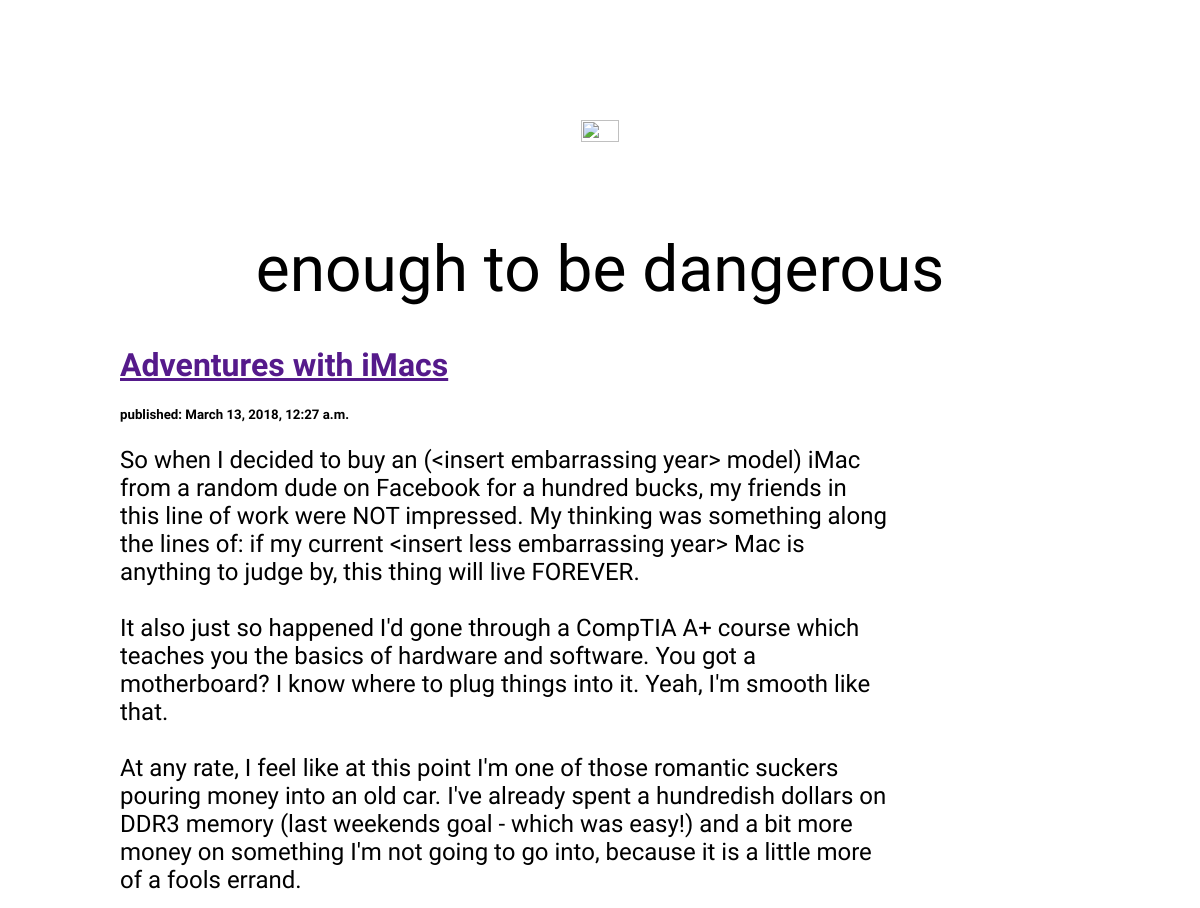
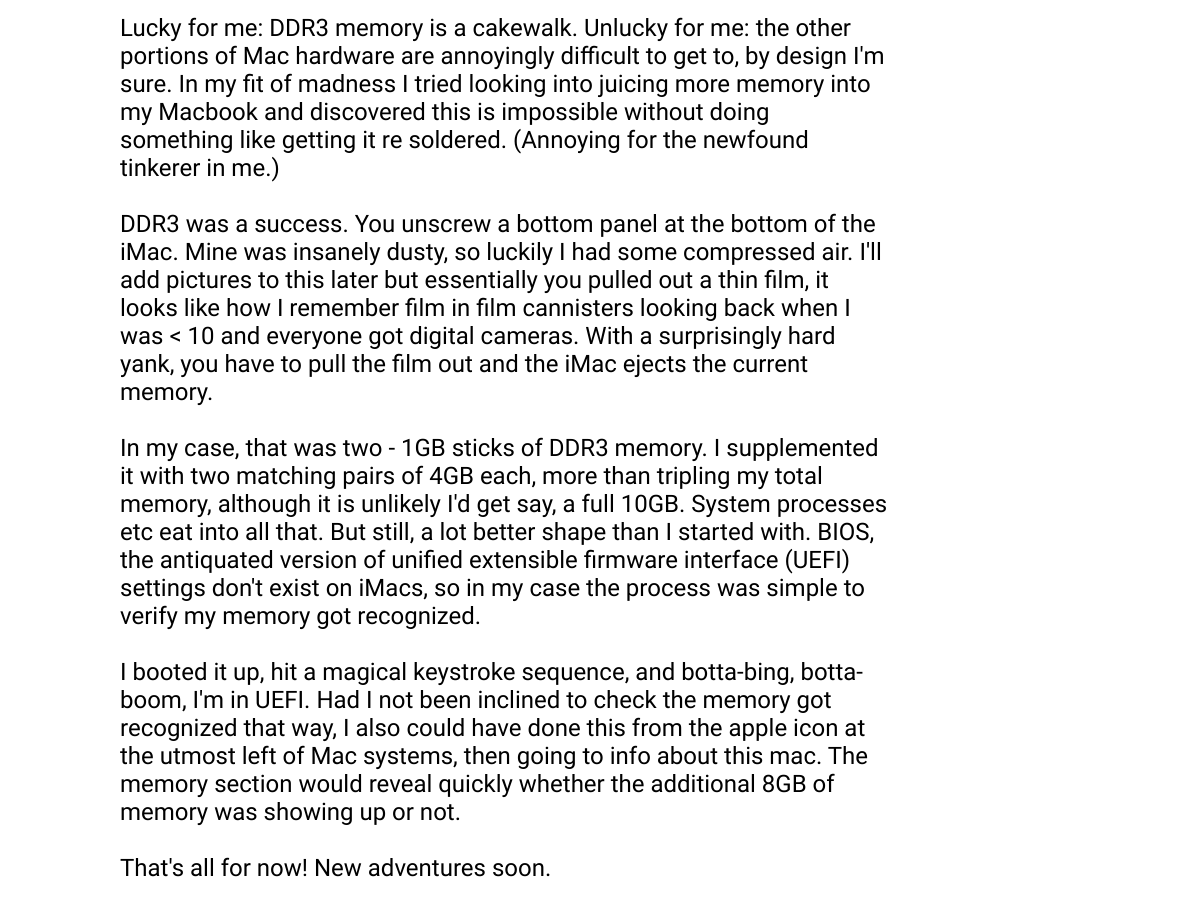
The page / on the database its author committed (2 pictures, top to bottom).
### blog/models.py (models this page shows, shortened)
class Post(models.Model):
    author= models.ForeignKey('auth.User',on_delete=models.CASCADE)
    title = models.CharField(max_length=500)
    text=models.TextField()
    created_date=models.DateTimeField(
        default=timezone.now
    )
    published_date = models.DateTimeField(
        blank=True,null=True
    )

### blog/views.py (the view)
# urls.py: url(r'^$', views.post_list, name='post_list'),
def post_list(request):
    posts = Post.objects.filter(published_date__lte=timezone.now()).order_by('-published_date')
    return render(request, 'blog/post_list.html',{'posts':posts})

### blog/templates/blog/post_list.html (shortened to what this page needs)
{% load staticfiles %}
<html>
<head>
  <link rel="stylesheet" href="{% static 'css/blog.css' %}">
</head>
<body>
  <div class="headline"><img src="https://i.imgur.com/ie7DlOS.png"/><br/>
    enough to be dangerous
  </div>
  <br/>
  <div class="content">
  {% for post in posts %}
   <div class="post">
    <h1><a href="">{{ post.title }}</a></h1>
    <h5> published: {{ post.published_date }}</h5>
    <p>{{ post.text|linebreaksbr }}</p>
  </div>
  {% endfor %}
</div>
</body>
</html>

### blog/static/css/blog.css (style rules this page uses)
body { margin:10%; align-content:center; max-width:90%; }
p,li,th,tr { font-family: 'Poiret One', cursive; font-size:1.5rem; overflow:scroll; }
h1,h2,h3,h4,h5,h6 { font-family: 'Cookie', cursive; }
.headline { text-align:center; font-size:4rem; font-family: 'Poiret One', cursive; }
.headline img { height:20%; }
.post { max-width: 80%; }

### rows shown on the page
Post: title "Adventures with iMacs", published_date "March 13, 2018, 12:27 a.m.", text "So when I decided to buy an (<insert embarrassing year> model) iMac from a random dude on Facebook for a hundred bucks, my friends in this line of work were NOT impressed. My thinking was something along the lines of: if my current <insert less embarrassing year> Mac is anything to judge by, this thing will live FOREVER. It also just so happened I'd gone through a CompTIA A+ course which teaches you the basics of hardware and software. You got a motherboard? I know where to plug things into it. Yeah, I'm smooth like that. At any rate, I feel like at this point I'm one of those romantic suckers pouring money into an old car. I've already spent a hundredish dollars on DDR3 memory (last…"
